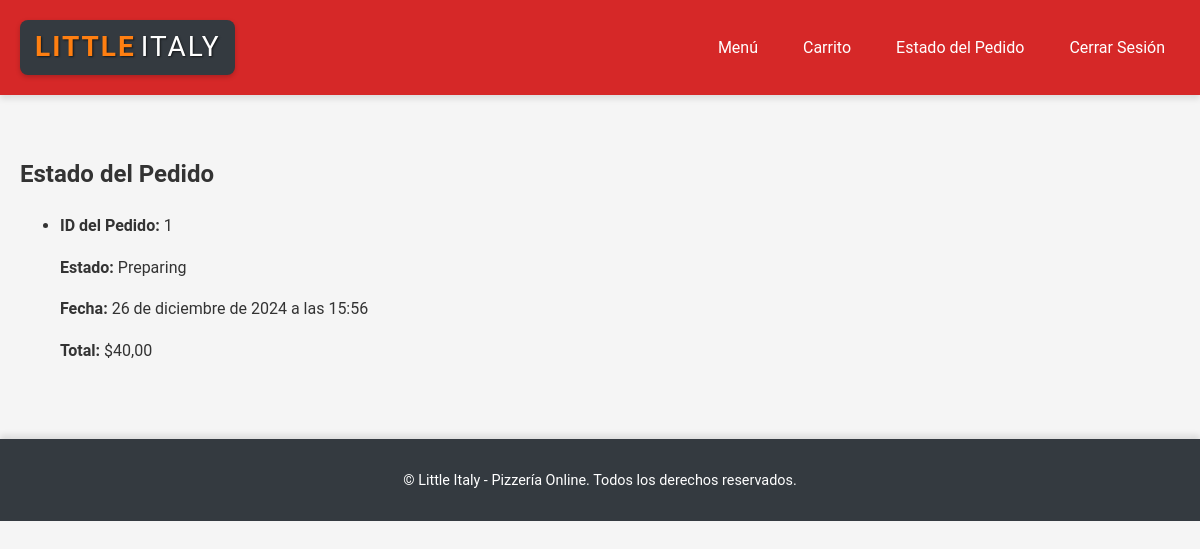
Screenshot of /order_status/ (signed in) with the database file from the repository.
### little_italy/models.py (models this page shows, shortened)
class Order(models.Model):
    user = models.ForeignKey('auth.User', on_delete=models.CASCADE)
    pizzas = models.ManyToManyField(Pizza, through='OrderItem')
    status = models.CharField(
        max_length=20,
        choices=[
            ('Preparing', 'Preparing'),
            ('On the Way', 'On the Way'),
            ('Delivered', 'Delivered'),
        ],
        default='Preparing',
    )
    total = models.DecimalField(max_digits=8, decimal_places=2)
    created_at = models.DateTimeField(auto_now_add=True)

### little_italy/views.py (the view)
# urls.py: path('order_status/', order_status_view, name='order_status'),
@login_required
def order_status_view(request):
    orders = Order.objects.filter(user=request.user).order_by('-created_at')
    context = {
        'orders': orders
    }
    return render(request, 'little_italy/order_status.html', context)

### little_italy/templates/little_italy/order_status.html (shortened to what this page needs)
{% extends 'little_italy/base.html' %}
{% block content %}
<h2>Estado del Pedido</h2>
{% if orders %}
    <ul>
        {% for order in orders %}
            <li>
                <p><strong>ID del Pedido:</strong> {{ order.id }}</p>
                <p><strong>Estado:</strong> {{ order.status }}</p>
                <p><strong>Fecha:</strong> {{ order.created_at }}</p>
                <p><strong>Total:</strong> ${{ order.total }}</p>
            </li>
        {% endfor %}
    </ul>
{% else %}
    <p>No tienes pedidos en este momento.</p>
{% endif %}
{% endblock %}

### little_italy/static/css/styles.css (style rules this page uses)
body { margin: 0; font-family: 'Roboto', sans-serif; line-height: 1.6; background-color: #f5f5f5; color: #333; }

### rows the page displays
Order: id "1", status "Preparing", created_at "26 de diciembre de 2024 a las 15:56", total "40,00"
